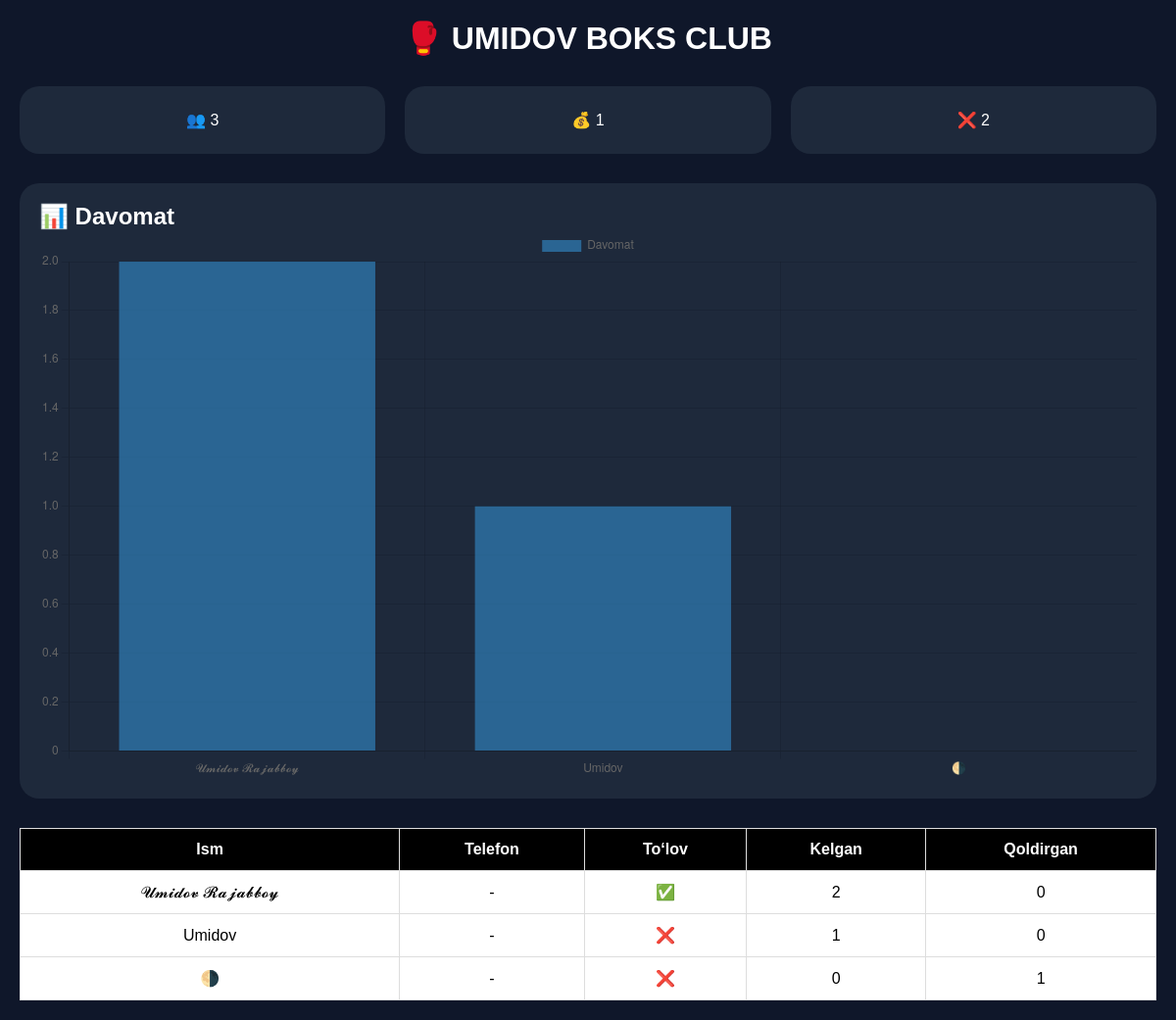
The app's page /, older data.
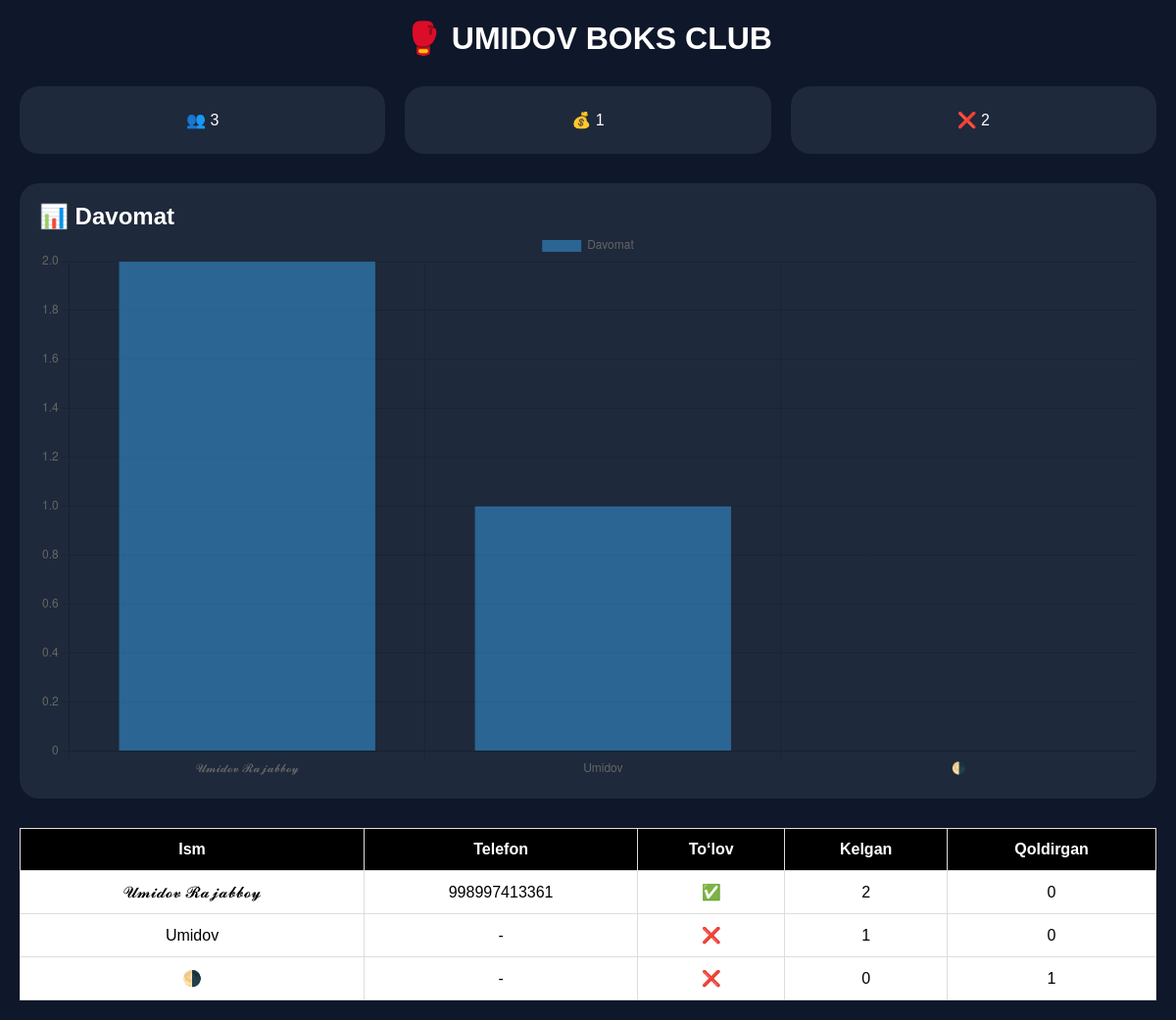
The same page, newer data.
### tables this page shows
CREATE TABLE users(
            id INTEGER PRIMARY KEY,
            name TEXT,
            phone TEXT DEFAULT '-',
            payment INTEGER DEFAULT 0,
            pay_type TEXT DEFAULT '-',
            attendance INTEGER DEFAULT 0,
            missed INTEGER DEFAULT 0,
            last_payment TEXT DEFAULT '2000-01-01'
        );

### dashboard.py (the view)
@app.route("/")
def home():
    conn = db()
    total = conn.execute(
        "SELECT COUNT(*) c FROM users"
    ).fetchone()["c"]
    paid = conn.execute(
        "SELECT COUNT(*) c FROM users WHERE payment=1"
    ).fetchone()["c"]
    rows = conn.execute("""
    SELECT name, phone, payment, attendance, missed
    FROM users
    """).fetchall()
    names = [r["name"] for r in rows]
    attendance = [r["attendance"] for r in rows]
    conn.close()
    return render_template(
        "dashboard.html",
        total=total,
        paid=paid,
        unpaid=total-paid,
        rows=rows,
        names=names,
        attendance=attendance
    )

### dashboard.py (called while the page is built)
def db():
    c = sqlite3.connect(DB)
    c.row_factory = sqlite3.Row
    return c

### templates/dashboard.html (shortened to what this page needs)
<!DOCTYPE html>
<html lang="uz">
<head>
</head>
<body>
<div class="container">
<h1>🥊 UMIDOV BOKS CLUB</h1>
<div class="cards">
    <div class="card">👥 {{ total }}</div>
    <div class="card">💰 {{ paid }}</div>
    <div class="card">❌ {{ unpaid }}</div>
</div>
<div class="chart-box">
    <h2>📊 Davomat</h2>
    <canvas id="attendanceChart"></canvas>
</div>
<table>
<tr>
    <th>Ism</th>
    <th>Telefon</th>
    <th>To‘lov</th>
    <th>Kelgan</th>
    <th>Qoldirgan</th>
</tr>
{% for r in rows %}
<tr>
    <td>{{ r.name }}</td>
    <td>{{ r.phone }}</td>
    <td>{% if r.payment == 1 %}✅{% else %}❌{% endif %}</td>
    <td>{{ r.attendance }}</td>
    <td>{{ r.missed }}</td>
</tr>
{% endfor %}
</table>
</div>
<script>
const names = {{ names | tojson }};
const attendance = {{ attendance | tojson }};
const ctx = document.getElementById("attendanceChart");
new Chart(ctx, {
    type: "bar",
    data: {
        labels: names,
        datasets: [{
            label: "Davomat",
            data: attendance
        }]
    },
    options: {
        responsive: true,
        scales: {
            y: {
                beginAtZero: true
            }
        }
    }
});
</script>
</body>
</html>

Row changes from the older to the newer data that the page shows:
changed users "𝓤𝓶𝓲𝓭𝓸𝓿 𝓡𝓪𝓳𝓪𝓫𝓫𝓸𝔂": phone "-" → "998997413361"
